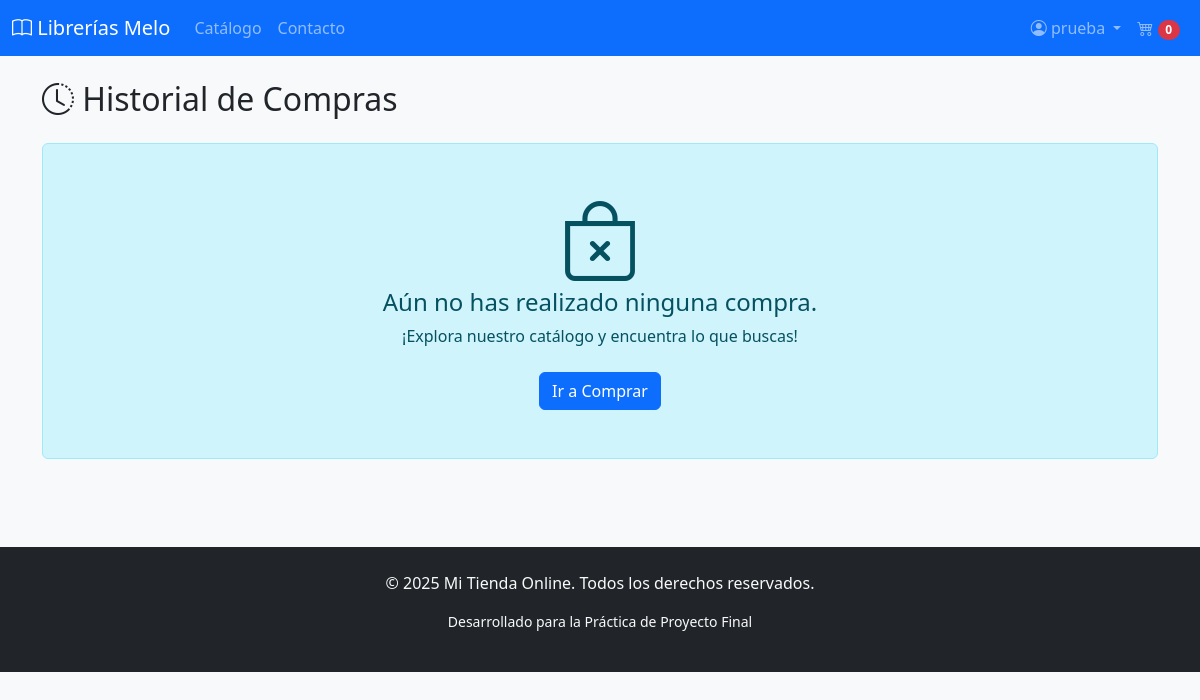
Page /index.php?page=historial (signed in) on the earlier database version.
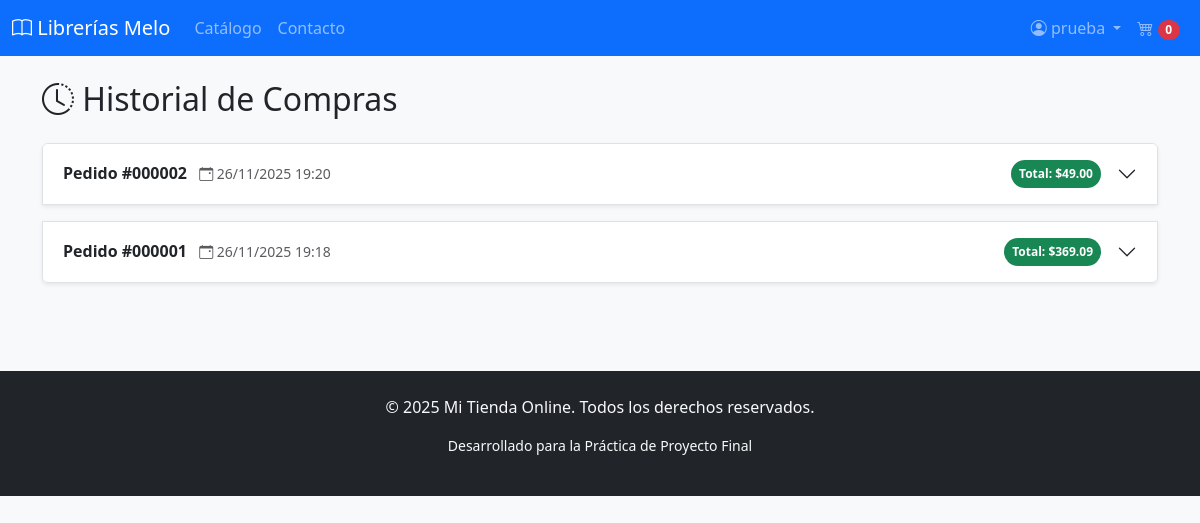
Same page on the later database version.
### tables this page shows
CREATE TABLE `Compras` (
  `id_compra` int NOT NULL,
  `id_usuario` int NOT NULL,
  `fecha_compra` datetime DEFAULT CURRENT_TIMESTAMP,
  `total` decimal(10,2) DEFAULT NULL
);

### views/historial.php (the view, shortened to what this page needs)
<?php
$id_usuario = $_SESSION['id_usuario'];
$sql_compras = "SELECT id_compra, fecha_compra, total
                FROM Compras
                WHERE id_usuario = ?
                ORDER BY fecha_compra DESC";
$stmt = $conn->prepare($sql_compras);
$stmt->bind_param("i", $id_usuario);
$stmt->execute();
$result_compras = $stmt->get_result();
?>
<h2 class="mb-4"><i class="bi bi-clock-history"></i> Historial de Compras</h2>
<?php if ($result_compras->num_rows > 0): ?>
    <div class="accordion" id="accordionHistorial">
        <?php
        while ($compra = $result_compras->fetch_assoc()):
            $id_compra = $compra['id_compra'];
            $fecha = date("d/m/Y H:i", strtotime($compra['fecha_compra']));
            $total = $compra['total'];
            $accordionId = "collapse" . $id_compra;
            $headerId = "heading" . $id_compra;
        ?>
            <div class="accordion-item shadow-sm mb-3 border">
                <h2 class="accordion-header" id="<?php echo $headerId; ?>">
                    <button class="accordion-button collapsed" type="button" data-bs-toggle="collapse" data-bs-target="#<?php echo $accordionId; ?>">
                        <div class="d-flex justify-content-between w-100 me-3 align-items-center">
                            <span>
                                <strong>Pedido #<?php echo str_pad($id_compra, 6, "0", STR_PAD_LEFT); ?></strong>
                                <span class="text-muted small ms-2"><i class="bi bi-calendar-event"></i> <?php echo $fecha; ?></span>
                            </span>
                            <span class="badge bg-success rounded-pill p-2">
                                Total: $<?php echo number_format($total, 2); ?>
                            </span>
                        </div>
                    </button>
                </h2>
            </div>
        <?php endwhile; ?>
    </div>
<?php else: ?>
    <div class="alert alert-info text-center py-5">
        <i class="bi bi-bag-x display-1 mb-3"></i>
        <h4>Aún no has realizado ninguna compra.</h4>
        <p>¡Explora nuestro catálogo y encuentra lo que buscas!</p>
        <a href="index.php?page=catalogo" class="btn btn-primary mt-2">Ir a Comprar</a>
    </div>
<?php endif; ?>

### templates/header.php (shortened to what this page needs)
<?php
$cart_count = 0;
if (isset($_SESSION['id_usuario']) && isset($conn)) {
    $uid = $_SESSION['id_usuario'];
    $sql_count = "SELECT SUM(dc.cantidad) as total
                  FROM Carritos c
                  JOIN Detalle_Carrito dc ON c.id_carrito = dc.id_carrito
                  WHERE c.id_usuario = ?";
    $stmt_c = $conn->prepare($sql_count);
    $stmt_c->bind_param("i", $uid);
    $stmt_c->execute();
    $res_c = $stmt_c->get_result();
    if ($row_c = $res_c->fetch_assoc()) {
        $cart_count = $row_c['total'] ? $row_c['total'] : 0;
    }
}
?>
<!DOCTYPE html>
<html lang="es">
<head>
    <link href="https://cdn.jsdelivr.net/npm/bootstrap@5.3.0/dist/css/bootstrap.min.css" rel="stylesheet">
    <link rel="stylesheet" href="https://cdn.jsdelivr.net/npm/bootstrap-icons@1.11.0/font/bootstrap-icons.css">
</head>
<body>
    <nav class="navbar navbar-expand-lg navbar-dark bg-primary sticky-top">
        <div class="container-fluid">
            <a class="navbar-brand" href="index.php?page=catalogo">
                <i class="bi bi-book"></i> Librerías Melo
            </a>
            <div class="collapse navbar-collapse" id="navbarNav">
                <ul class="navbar-nav me-auto">
                    <li class="nav-item">
                        <a class="nav-link <?php echo ($pagina == 'catalogo') ? 'active' : ''; ?>" href="index.php?page=catalogo">Catálogo</a>
                    </li>
                    <li class="nav-item">
                        <a class="nav-link <?php echo ($pagina == 'contacto') ? 'active' : ''; ?>" href="index.php?page=contacto">Contacto</a>
                    </li>
                </ul>
                <ul class="navbar-nav">
                    <li class="nav-item dropdown">
                        <a class="nav-link dropdown-toggle" href="#" role="button" data-bs-toggle="dropdown">
                            <i class="bi bi-person-circle"></i>
                            <?php
                                echo isset($_SESSION['nombre_usuario']) ? htmlspecialchars($_SESSION['nombre_usuario']) : 'Cuenta';
                            ?>
                        </a>
                    </li>
                    <li class="nav-item">
                        <a class="nav-link <?php echo ($pagina == 'carrito') ? 'active' : ''; ?>" href="index.php?page=carrito">
                            <i class="bi bi-cart4"></i>
                            <span class="badge bg-danger rounded-pill"><?php echo $cart_count; ?></span>
                        </a>
                    </li>
                </ul>
            </div>
        </div>
    </nav>
    <div class="container py-4">

### index.php (shortened to what this page needs)
<?php
$pagina = isset($_GET['page']) ? $_GET['page'] : 'catalogo';
include 'db.php';
include 'templates/header.php';
$paginasPermitidas = [
    'catalogo',
    'login',
    'registro',
    'carrito',
    'perfil',
    'historial',
    'admin',
    'contacto'
];
if (in_array($pagina, $paginasPermitidas)) {
    $archivoVista = "views/$pagina.php";
    if (file_exists($archivoVista)) {
        include $archivoVista;
    } else {
        echo "<div class='container py-5'><h2>Error 404: Vista no encontrada</h2></div>";
    }
} else {
    include "views/catalogo.php";
}
include 'templates/footer.php';
?>

### templates/footer.php (shortened to what this page needs)
</div>
    <footer class="bg-dark text-light py-4 text-center mt-5">
        <div class="container">
            <p>&copy; <?php echo date('Y'); ?> Mi Tienda Online. Todos los derechos reservados.</p>
            <p class="small">Desarrollado para la Práctica de Proyecto Final</p>
        </div>
    </footer>
</body>
</html>

### templates/header.php (style rules this page uses)
body { display: flex; flex-direction: column; min-height: 100vh; background-color: #f8f9fa; }
footer { margin-top: auto; }

Differences in the rows shown:
added compras: id_compra "000002", fecha_compra "26/11/2025 19:20", total "49.00"
added compras: id_compra "000001", fecha_compra "26/11/2025 19:18", total "369.09"
Other differences:
text no longer shown: "Aún no has realizado ninguna compra. ¡Explora nuestro catálogo y encuentra lo que buscas! Ir a Comprar"
